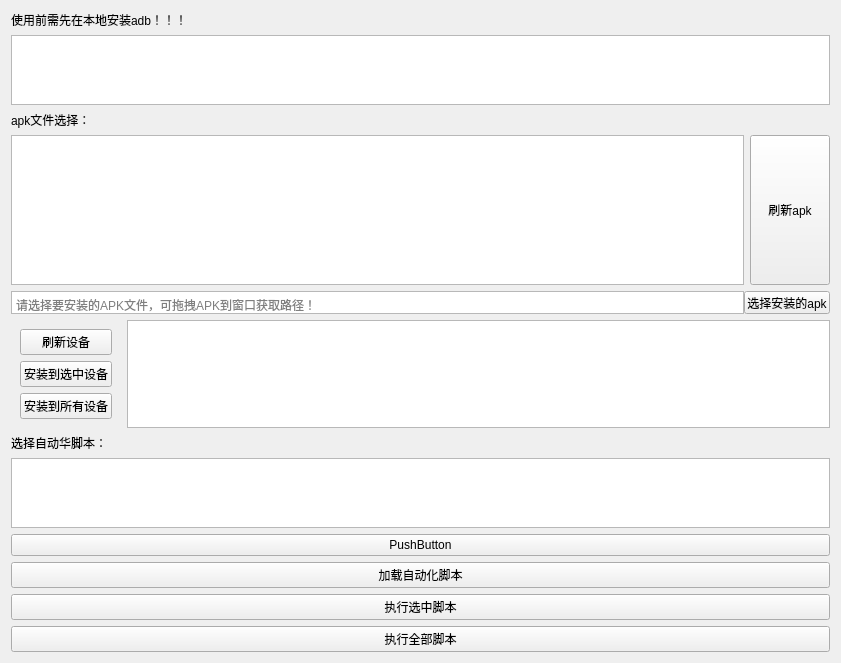
<?xml version="1.0" encoding="UTF-8"?>
<ui version="4.0">
 <class>Form</class>
 <widget class="QWidget" name="Form">
  <property name="geometry">
   <rect>
    <x>0</x>
    <y>0</y>
    <width>841</width>
    <height>577</height>
   </rect>
  </property>
  <property name="acceptDrops">
   <bool>true</bool>
  </property>
  <property name="windowTitle">
   <string>multi_install</string>
  </property>
  <layout class="QVBoxLayout" name="verticalLayout">
   <item>
    <widget class="QLabel" name="label">
     <property name="text">
      <string>使用前需先在本地安装adb！！！</string>
     </property>
    </widget>
   </item>
   <item>
    <widget class="QTableView" name="tableView">
     <property name="layoutDirection">
      <enum>Qt::LeftToRight</enum>
     </property>
     <property name="autoFillBackground">
      <bool>true</bool>
     </property>
     <property name="editTriggers">
      <set>QAbstractItemView::NoEditTriggers</set>
     </property>
     <property name="defaultDropAction">
      <enum>Qt::IgnoreAction</enum>
     </property>
     <property name="selectionMode">
      <enum>QAbstractItemView::MultiSelection</enum>
     </property>
     <property name="selectionBehavior">
      <enum>QAbstractItemView::SelectRows</enum>
     </property>
     <property name="textElideMode">
      <enum>Qt::ElideMiddle</enum>
     </property>
     <attribute name="horizontalHeaderMinimumSectionSize">
      <number>100</number>
     </attribute>
     <attribute name="horizontalHeaderDefaultSectionSize">
      <number>203</number>
     </attribute>
     <attribute name="horizontalHeaderStretchLastSection">
      <bool>false</bool>
     </attribute>
     <attribute name="verticalHeaderStretchLastSection">
      <bool>false</bool>
     </attribute>
    </widget>
   </item>
   <item>
    <widget class="QLabel" name="label_2">
     <property name="text">
      <string>apk文件选择：</string>
     </property>
    </widget>
   </item>
   <item>
    <widget class="QWidget" name="widget_2" native="true">
     <property name="maximumSize">
      <size>
       <width>16777215</width>
       <height>150</height>
      </size>
     </property>
     <layout class="QHBoxLayout" name="horizontalLayout">
      <property name="leftMargin">
       <number>0</number>
      </property>
      <property name="topMargin">
       <number>0</number>
      </property>
      <property name="rightMargin">
       <number>0</number>
      </property>
      <property name="bottomMargin">
       <number>0</number>
      </property>
      <item>
       <widget class="QListView" name="apkList"/>
      </item>
      <item>
       <widget class="QPushButton" name="apkfreshBtn">
        <property name="minimumSize">
         <size>
          <width>0</width>
          <height>150</height>
         </size>
        </property>
        <property name="text">
         <string>刷新apk</string>
        </property>
       </widget>
      </item>
     </layout>
    </widget>
   </item>
   <item>
    <widget class="QWidget" name="selectApk" native="true">
     <property name="enabled">
      <bool>true</bool>
     </property>
     <property name="minimumSize">
      <size>
       <width>0</width>
       <height>23</height>
      </size>
     </property>
     <property name="maximumSize">
      <size>
       <width>16777215</width>
       <height>23</height>
      </size>
     </property>
     <property name="autoFillBackground">
      <bool>false</bool>
     </property>
     <layout class="QHBoxLayout" name="horizontalLayout_4">
      <property name="spacing">
       <number>0</number>
      </property>
      <property name="leftMargin">
       <number>0</number>
      </property>
      <property name="topMargin">
       <number>0</number>
      </property>
      <property name="rightMargin">
       <number>0</number>
      </property>
      <property name="bottomMargin">
       <number>0</number>
      </property>
      <item>
       <widget class="QPlainTextEdit" name="filePath">
        <property name="enabled">
         <bool>true</bool>
        </property>
        <property name="maximumSize">
         <size>
          <width>16777215</width>
          <height>23</height>
         </size>
        </property>
        <property name="verticalScrollBarPolicy">
         <enum>Qt::ScrollBarAlwaysOff</enum>
        </property>
        <property name="horizontalScrollBarPolicy">
         <enum>Qt::ScrollBarAlwaysOff</enum>
        </property>
        <property name="sizeAdjustPolicy">
         <enum>QAbstractScrollArea::AdjustIgnored</enum>
        </property>
        <property name="lineWrapMode">
         <enum>QPlainTextEdit::NoWrap</enum>
        </property>
        <property name="readOnly">
         <bool>true</bool>
        </property>
        <property name="placeholderText">
         <string notr="true">请选择要安装的APK文件，可拖拽APK到窗口获取路径！</string>
        </property>
       </widget>
      </item>
      <item>
       <widget class="QPushButton" name="openFileBtn">
        <property name="maximumSize">
         <size>
          <width>86</width>
          <height>23</height>
         </size>
        </property>
        <property name="text">
         <string>选择安装的apk</string>
        </property>
       </widget>
      </item>
     </layout>
    </widget>
   </item>
   <item>
    <widget class="QWidget" name="action" native="true">
     <property name="maximumSize">
      <size>
       <width>16777215</width>
       <height>180</height>
      </size>
     </property>
     <layout class="QHBoxLayout" name="horizontalLayout_5">
      <property name="leftMargin">
       <number>0</number>
      </property>
      <property name="topMargin">
       <number>0</number>
      </property>
      <property name="rightMargin">
       <number>0</number>
      </property>
      <property name="bottomMargin">
       <number>0</number>
      </property>
      <item>
       <widget class="QWidget" name="widget" native="true">
        <layout class="QVBoxLayout" name="verticalLayout_2">
         <item>
          <widget class="QPushButton" name="showDevicesBtn">
           <property name="text">
            <string>刷新设备</string>
           </property>
          </widget>
         </item>
         <item>
          <widget class="QPushButton" name="installSelectBtn">
           <property name="text">
            <string>安装到选中设备</string>
           </property>
          </widget>
         </item>
         <item>
          <widget class="QPushButton" name="installAllBtn">
           <property name="text">
            <string>安装到所有设备</string>
           </property>
          </widget>
         </item>
        </layout>
       </widget>
      </item>
      <item>
       <widget class="QPlainTextEdit" name="output">
        <property name="maximumSize">
         <size>
          <width>16777215</width>
          <height>180</height>
         </size>
        </property>
        <property name="readOnly">
         <bool>true</bool>
        </property>
       </widget>
      </item>
     </layout>
    </widget>
   </item>
   <item>
    <widget class="QLabel" name="label_3">
     <property name="text">
      <string>选择自动华脚本：</string>
     </property>
    </widget>
   </item>
   <item>
    <widget class="QListView" name="airtestscipstlistView">
     <property name="selectionMode">
      <enum>QAbstractItemView::MultiSelection</enum>
     </property>
    </widget>
   </item>
   <item>
    <widget class="QPushButton" name="dialogBtn">
     <property name="text">
      <string>PushButton</string>
     </property>
    </widget>
   </item>
   <item>
    <widget class="QPushButton" name="freshscripts">
     <property name="text">
      <string>加载自动化脚本</string>
     </property>
    </widget>
   </item>
   <item>
    <widget class="QPushButton" name="runselectscrBtn">
     <property name="text">
      <string>执行选中脚本</string>
     </property>
    </widget>
   </item>
   <item>
    <widget class="QPushButton" name="runallscrBtn">
     <property name="text">
      <string>执行全部脚本</string>
     </property>
    </widget>
   </item>
  </layout>
 </widget>
 <resources/>
 <connections/>
</ui>
